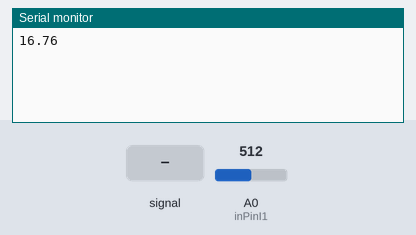
Bench run of a sketch on a simulated Arduino Uno, built with avr-gcc and run on an emulated ATmega328P. On the bench: the last lines printed to the serial monitor. The inputs (shaded band) are chosen by the test bench; at power-on: A0 (inPinI1) = 512.

Above: at 1.2 s.
1.3 s: A0 (inPinI1) fed a 200 Hz sine of ±81 counts around its level
At 2.2 s:
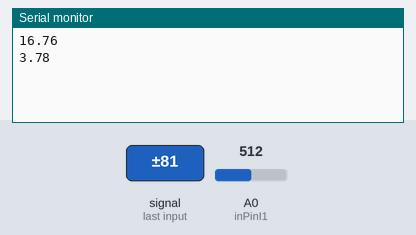
2.8 s: A0 (inPinI1) set to 716
At 3.9 s:
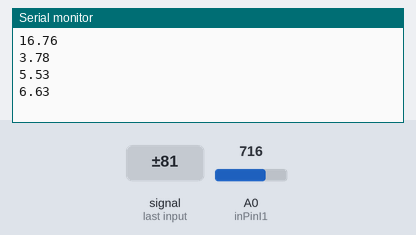
4.3 s: A0 (inPinI1) set to 900
At 5.2 s:
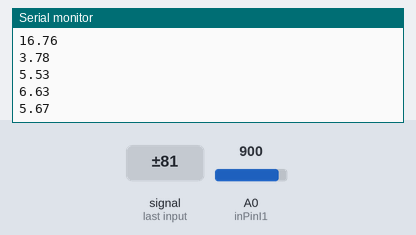
5.8 s: A0 (inPinI1) fed a 200 Hz sine of ±81 counts around its level
At 7.1 s:
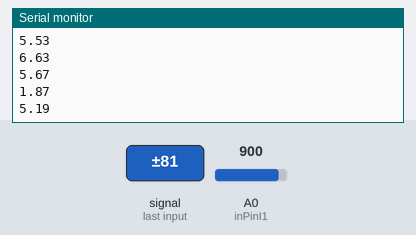
Timing chart, 0 to 8.3 s (numbered marks = the images above; inputs shaded):
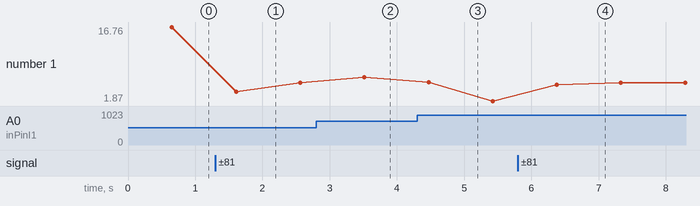

The sketch:

J_lectura_corriente.ino
```cpp
////////////amperio////////
//Setup variables
int numberOfSamples = 4000;
double ICAL = 0.625; //0.625

//Set Voltage and current input pins
int inPinI1 = 0;

// CT: Voltage depends on current, burden resistor, and turns
#define CT_BURDEN_RESISTOR    62
#define CT_TURNS              1800
#define VOLTAGE               115

// Initial gueses for ratios, modified by VCAL/ICAL tweaks
double I_RATIO = (long double)CT_TURNS / CT_BURDEN_RESISTOR * 5.50 / 1023 * ICAL;

//Filter variables 1
double lastFilteredI, filteredI;
double sqI, sumI;
//Sample variables
int lastSampleI, sampleI;
double Irms1;
unsigned long timer;
//////////////////////////
void setup() {
  Serial.begin(9600);
}

void loop() {
  Serial.println(get_corriente());
  delay(300);
}
float get_corriente()
{
  timer = millis();
  //**************************************************************************
  //Phase1
  for (int n = 0; n < numberOfSamples; n++)
  {

    //Used for offset removal
    lastSampleI = sampleI;

    //Read in voltage and current samples.
    sampleI = analogRead(inPinI1);

    //Used for offset removal
    lastFilteredI = filteredI;

    //Digital high pass filters to remove 1.6V DC offset.
    filteredI = 0.9989 * (lastFilteredI + sampleI - lastSampleI);

    //Root-mean-square method current
    //1) square current values
    sqI = filteredI * filteredI;
    //2) sum
    sumI += sqI;
    delay(0.0002);
  }

  //Calculation of the root of the mean of the voltage and current squared (rms)
  //Calibration coeficients applied.
  Irms1 = (I_RATIO * sqrt(sumI / numberOfSamples)) - 0.06;
  if (Irms1 < 0) {
    Irms1 = 0;
  }; //Set negative Current to zero
  sumI = 0;

  //Serial.println("Irms1:" + String(Irms1));
  return Irms1;
}

/*
// Include Emon Library
#include "EmonLib.h"

// Crear una instancia EnergyMonitor
EnergyMonitor energyMonitor;

// Voltaje de nuestra red eléctrica
float voltajeRed = 120.0;

void setup()
{
  Serial.begin(9600);

  // Iniciamos la clase indicando
  // Número de pin: donde tenemos conectado el SCT-013
  // Valor de calibración: valor obtenido de la calibración teórica
  energyMonitor.current(0, 0.036);
}

void loop()
{
  // Obtenemos el valor de la corriente eficaz
  // Pasamos el número de muestras que queremos tomar
  double Irms = energyMonitor.calcIrms(1480);

  // Calculamos la potencia aparente
  double potencia =  Irms * voltajeRed;

  // Mostramos la información por el monitor serie
  Serial.print("Potencia = ");
  Serial.print(potencia);
  Serial.print("    Irms = ");
  Serial.println(Irms);
}
*/
```

Measured:
- after the input at 1.3 s, the serial monitor: prints a new line after 0.31 s (image 1)
- after the input at 2.8 s, the serial monitor: prints a new line after 0.72 s (image 2)
- after the input at 4.3 s, the serial monitor: prints a new line after 0.17 s (image 3)
- after the input at 5.8 s, the serial monitor: prints a new line after 0.58 s (image 4)
- plotted number 1: 16.76 → 5.53 after the input at 1.3 s, 5.53 → 6.63 after the input at 2.8 s, 6.63 → 1.87 after the input at 4.3 s, 1.87 → 5.52 after the input at 5.8 s
